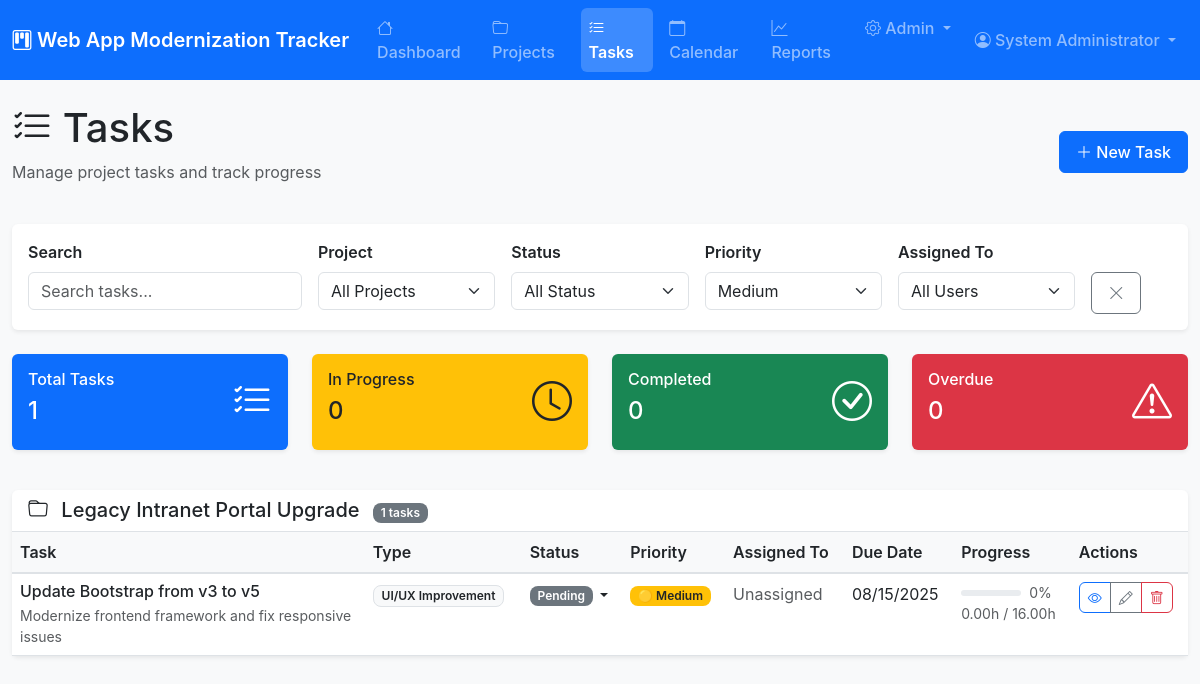
The page /pages/tasks.php?priority=medium (signed in) on the database its author committed.
### tables this page shows
CREATE TABLE tasks (
    id INT AUTO_INCREMENT PRIMARY KEY,
    project_id INT NOT NULL,
    title VARCHAR(255) NOT NULL,
    description TEXT,
    task_type VARCHAR(100) DEFAULT 'General',
    priority ENUM('critical', 'high', 'medium', 'low') DEFAULT 'medium',
    status ENUM('pending', 'in_progress', 'completed', 'blocked', 'cancelled') DEFAULT 'pending',
    assigned_to INT,
    depends_on_task_id INT NULL,
    estimated_hours DECIMAL(5,2) DEFAULT 0,
    actual_hours DECIMAL(5,2) DEFAULT 0,
    start_date DATE,
    due_date DATE,
    completed_at TIMESTAMP NULL,
    created_at TIMESTAMP DEFAULT CURRENT_TIMESTAMP,
    updated_at TIMESTAMP DEFAULT CURRENT_TIMESTAMP ON UPDATE CURRENT_TIMESTAMP,
    FOREIGN KEY (project_id) REFERENCES projects(id) ON DELETE CASCADE,
    FOREIGN KEY (assigned_to) REFERENCES users(id) ON DELETE SET NULL,
    FOREIGN KEY (depends_on_task_id) REFERENCES tasks(id) ON DELETE SET NULL,
    INDEX idx_project_id (project_id),
    INDEX idx_status (status),
    INDEX idx_assigned_to (assigned_to),
    INDEX idx_due_date (due_date)
);

CREATE TABLE projects (
    id INT AUTO_INCREMENT PRIMARY KEY,
    name VARCHAR(255) NOT NULL,
    description TEXT,
    category VARCHAR(100) DEFAULT 'Web Application',
    priority ENUM('critical', 'high', 'medium', 'low') DEFAULT 'medium',
    status ENUM('planning', 'in_progress', 'testing', 'completed', 'on_hold') DEFAULT 'planning',
    current_version VARCHAR(50),
    target_version VARCHAR(50),
    start_date DATE,
    due_date DATE,
    completion_date DATE NULL,
    estimated_hours DECIMAL(6,2) DEFAULT 0,
    actual_hours DECIMAL(6,2) DEFAULT 0,
    budget DECIMAL(10,2),
    created_by INT NOT NULL,
    assigned_to INT,
    created_at TIMESTAMP DEFAULT CURRENT_TIMESTAMP,
    updated_at TIMESTAMP DEFAULT CURRENT_TIMESTAMP ON UPDATE CURRENT_TIMESTAMP,
    FOREIGN KEY (created_by) REFERENCES users(id) ON DELETE RESTRICT,
    FOREIGN KEY (assigned_to) REFERENCES users(id) ON DELETE SET NULL,
    INDEX idx_status (status),
    INDEX idx_priority (priority),
    INDEX idx_due_date (due_date),
    INDEX idx_category (category)
);

### pages/tasks.php (the view, shortened to what the rows shown need)
<?php
require_once dirname(__FILE__) . '/../includes/header.php';
$currentUser = getCurrentUser();
$filters = [
    'project_id' => $_GET['project_id'] ?? '',
    'status' => $_GET['status'] ?? '',
    'priority' => $_GET['priority'] ?? '',
    'assigned_to' => $_GET['assigned_to'] ?? '',
    'task_type' => $_GET['task_type'] ?? '',
    'search' => $_GET['search'] ?? ''
];
$tasks = getTasks(null, $filters);
$tasksByProject = [];
foreach ($tasks as $task) {
    $projectName = $task['project_name'];
    if (!isset($tasksByProject[$projectName])) {
        $tasksByProject[$projectName] = [];
    }
    $tasksByProject[$projectName][] = $task;
}
?>
<div class="d-flex justify-content-between align-items-center mb-4">
    <div>
        <h1><i class="bi bi-list-check"></i> Tasks</h1>
    </div>
</div>
<div class="row mb-4">
    <div class="col-lg-3 col-md-6 mb-3">
        <div class="card bg-warning text-dark">
            <div class="card-body">
                <div class="d-flex justify-content-between">
                    <div>
                        <div class="h6">In Progress</div>
                        <div class="h4"><?php echo count(array_filter($tasks, fn($t) => $t['status'] === 'in_progress')); ?></div>
                    </div>
                </div>
            </div>
        </div>
    </div>
    <div class="col-lg-3 col-md-6 mb-3">
        <div class="card bg-success text-white">
            <div class="card-body">
                <div class="d-flex justify-content-between">
                    <div>
                        <div class="h6">Completed</div>
                        <div class="h4"><?php echo count(array_filter($tasks, fn($t) => $t['status'] === 'completed')); ?></div>
                    </div>
                </div>
            </div>
        </div>
    </div>
    <div class="col-lg-3 col-md-6 mb-3">
        <div class="card bg-danger text-white">
            <div class="card-body">
                <div class="d-flex justify-content-between">
                    <div>
                        <div class="h6">Overdue</div>
                        <div class="h4"><?php echo count(array_filter($tasks, fn($t) => $t['due_date'] && $t['due_date'] < date('Y-m-d') && $t['status'] !== 'completed')); ?></div>
                    </div>
                </div>
            </div>
        </div>
    </div>
</div>
<?php if (empty($tasks)): ?>
<div class="card">
    <div class="card-body text-center p-5">
        <i class="bi bi-list-check fs-1 text-muted"></i>
        <h5 class="text-muted mt-3">No tasks found</h5>
        <p class="text-muted">Create your first task to get started.</p>
        <button type="button" class="btn btn-primary" data-bs-toggle="modal" data-bs-target="#taskModal" onclick="openCreateModal()">
            <i class="bi bi-plus-lg"></i> Create Task
        </button>
    </div>
</div>
<?php else: ?>
<?php foreach ($tasksByProject as $projectName => $projectTasks): ?>
<div class="card mb-4">
    <div class="card-header">
        <h5 class="mb-0">
            <i class="bi bi-folder me-2"></i>
            <?php echo htmlspecialchars($projectName); ?>
            <span class="badge bg-secondary ms-2"><?php echo count($projectTasks); ?> tasks</span>
        </h5>
    </div>
    <div class="card-body p-0">
        <div class="table-responsive">
            <table class="table table-hover mb-0">
                <thead class="table-light">
                    <tr>
                        <th width="30%">Task</th>
                        <th>Type</th>
                        <th>Status</th>
                        <th>Priority</th>
                        <th>Assigned To</th>
                        <th>Due Date</th>
                        <th>Progress</th>
                        <th>Actions</th>
                    </tr>
                </thead>
                <tbody>
                    <?php foreach ($projectTasks as $task): ?>
                    <tr>
                        <td>
                            <div>
                                <h6 class="mb-1"><?php echo htmlspecialchars($task['title']); ?></h6>
                                <?php if ($task['description']): ?>
                                <small class="text-muted text-truncate-2"><?php echo htmlspecialchars(substr($task['description'], 0, 100)) . (strlen($task['description']) > 100 ? '...' : ''); ?></small>
                                <?php endif; ?>
                            </div>
                        </td>
                        <td>
                            <span class="badge bg-light text-dark border"><?php echo htmlspecialchars($task['task_type']); ?></span>
                        </td>
                        <td>
                            <div class="dropdown">
                                <button class="btn btn-sm p-0 border-0 bg-transparent dropdown-toggle" type="button" data-bs-toggle="dropdown">
                                    <?php echo getStatusBadge($task['status'], 'task'); ?>
                                </button>
                            </div>
                        </td>
                        <td><?php echo getPriorityBadge($task['priority']); ?></td>
                        <td>
                            <?php echo $task['assigned_to_name'] ? htmlspecialchars($task['assigned_to_name']) : '<span class="text-muted">Unassigned</span>'; ?>
                        </td>
                        <td>
                            <?php if ($task['due_date']): ?>
                                <?php
                                $daysUntilDue = $task['days_until_due'];
                                $isOverdue = $daysUntilDue < 0 && $task['status'] !== 'completed';
                                $isDueSoon = $daysUntilDue <= 3 && $daysUntilDue >= 0;
                                ?>
                                <div class="<?php echo $isOverdue ? 'text-danger' : ($isDueSoon ? 'text-warning' : ''); ?>">
                                    <?php echo formatDate($task['due_date']); ?>
                                </div>
                            <?php else: ?>
                                <span class="text-muted">Not set</span>
                            <?php endif; ?>
                        </td>
                        <td>
                            <?php if ($task['estimated_hours'] > 0): ?>
                                <?php
                                $progress = $task['actual_hours'] > 0 ? round(($task['actual_hours'] / $task['estimated_hours']) * 100, 1) : 0;
                                ?>
                                <div class="d-flex align-items-center">
                                    <div class="progress me-2" style="width: 60px; height: 6px;">
                                    </div>
                                    <small class="text-muted"><?php echo $progress; ?>%</small>
                                </div>
                                <small class="text-muted d-block"><?php echo $task['actual_hours']; ?>h / <?php echo $task['estimated_hours']; ?>h</small>
                            <?php else: ?>
                                <span class="text-muted">-</span>
                            <?php endif; ?>
                        </td>
                        <td>
                            <div class="btn-group" role="group">
                                <button type="button" class="btn btn-sm btn-outline-primary"
                                        onclick="viewTask(<?php echo $task['id']; ?>)">
                                    <i class="bi bi-eye"></i>
                                </button>
                                <button type="button" class="btn btn-sm btn-outline-secondary"
                                        onclick="editTask(<?php echo $task['id']; ?>)">
                                    <i class="bi bi-pencil"></i>
                                </button>
                                <?php if (isAdmin() || $task['assigned_to'] == $currentUser['id']): ?>
                                <button type="button" class="btn btn-sm btn-outline-danger"
                                        onclick="deleteTask(<?php echo $task['id']; ?>, '<?php echo htmlspecialchars($task['title']); ?>')">
                                    <i class="bi bi-trash"></i>
                                </button>
                                <?php endif; ?>
                            </div>
                        </td>
                    </tr>
                    <?php endforeach; ?>
                </tbody>
            </table>
        </div>
    </div>
</div>
<?php endforeach; ?>
<?php endif; ?>
    </main>
</body>
</html>

### config/config.php (shortened to what the rows shown need)
<?php
function formatDate($date, $format = DISPLAY_DATE_FORMAT) {
    try {
        $dateObj = new DateTime($date);
        return $dateObj->format($format);
    } catch (Exception $e) {
        return $date;
    }
}
function getStatusBadge($status, $type = 'project') {
    $statusLabels = ($type === 'task') ? TASK_STATUS : PROJECT_STATUS;
    $label = isset($statusLabels[$status]) ? $statusLabels[$status] : ucfirst($status);
    $color = isset(STATUS_COLORS[$status]) ? STATUS_COLORS[$status] : '#6c757d';
    $icon = '';
    return '<span class="badge badge-' . $status . '" style="background-color: ' . $color . '" aria-label="Status: ' . $label . '">' . $icon . $label . '</span>';
}
function getPriorityBadge($priority) {
    $label = isset(PRIORITY_LEVELS[$priority]) ? PRIORITY_LEVELS[$priority] : ucfirst($priority);
    $color = isset(PRIORITY_COLORS[$priority]) ? PRIORITY_COLORS[$priority] : '#6c757d';
    $icon = '';
    switch($priority) {
        case 'medium': $icon = '🟡 '; break;
    }
    return '<span class="badge badge-' . $priority . '" style="background-color: ' . $color . '" aria-label="Priority: ' . $label . '">' . $icon . $label . '</span>';
}
require_once CONFIG_PATH . '/database.php';
?>

### rows shown on the page
tasks: status "0", project.name "Legacy Intranet Portal Upgrade", count($projectTasks) "1", title "Update Bootstrap from v3 to v5", description "Modernize frontend framework and fix responsive issues", task_type "UI/UX Improvement", status "Pending", priority "🟡", priority "Medium", due_date "08/15/2025", actual_hours "0", actual_hours "0.00", estimated_hours "16.00"

### other values the page prints
APP_NAME "Web App Modernization Tracker"
$currentUser['first_name'] . ' ' . $currentUser['last_name'] "System Administrator"
count($tasks) "1"
form field priority "Medium"
